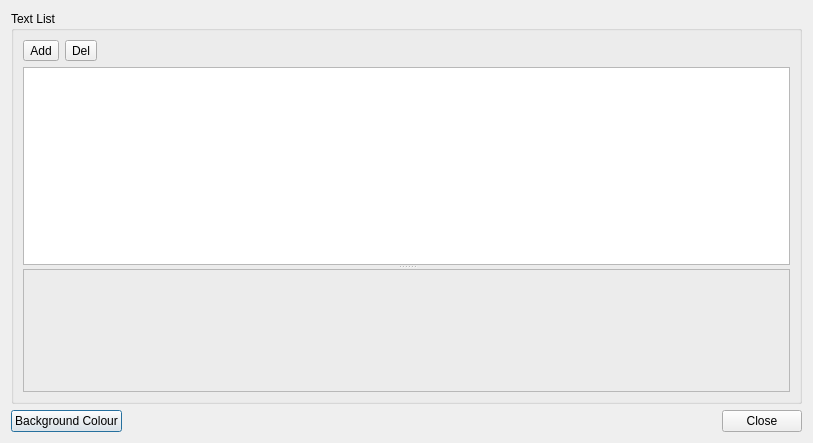
<?xml version="1.0" encoding="UTF-8"?>
<ui version="4.0">
 <class>stationImagePool</class>
 <widget class="QDialog" name="stationImagePool">
  <property name="geometry">
   <rect>
    <x>0</x>
    <y>0</y>
    <width>813</width>
    <height>443</height>
   </rect>
  </property>
  <property name="windowTitle">
   <string>Text</string>
  </property>
  <layout class="QVBoxLayout" name="verticalLayout_2" stretch="1,0">
   <item>
    <widget class="QGroupBox" name="groupBox">
     <property name="title">
      <string>Text List</string>
     </property>
     <layout class="QGridLayout" name="gridLayout">
      <item row="0" column="0">
       <layout class="QVBoxLayout" name="verticalLayout" stretch="0,1">
        <item>
         <layout class="QHBoxLayout" name="horizontalLayout">
          <item>
           <widget class="QToolButton" name="btnAddText">
            <property name="text">
             <string>Add</string>
            </property>
           </widget>
          </item>
          <item>
           <widget class="QToolButton" name="btnDelText">
            <property name="text">
             <string>Del</string>
            </property>
           </widget>
          </item>
          <item>
           <spacer name="horizontalSpacer">
            <property name="orientation">
             <enum>Qt::Horizontal</enum>
            </property>
            <property name="sizeHint" stdset="0">
             <size>
              <width>40</width>
              <height>20</height>
             </size>
            </property>
           </spacer>
          </item>
         </layout>
        </item>
        <item>
         <widget class="QSplitter" name="splitter">
          <property name="orientation">
           <enum>Qt::Vertical</enum>
          </property>
          <widget class="QTableView" name="m_tblStationImagePool">
           <property name="sizePolicy">
            <sizepolicy hsizetype="Preferred" vsizetype="Preferred">
             <horstretch>0</horstretch>
             <verstretch>0</verstretch>
            </sizepolicy>
           </property>
          </widget>
          <widget class="QFrame" name="frame">
           <property name="minimumSize">
            <size>
             <width>0</width>
             <height>120</height>
            </size>
           </property>
           <property name="frameShape">
            <enum>QFrame::StyledPanel</enum>
           </property>
           <property name="frameShadow">
            <enum>QFrame::Raised</enum>
           </property>
          </widget>
         </widget>
        </item>
       </layout>
      </item>
     </layout>
    </widget>
   </item>
   <item>
    <layout class="QHBoxLayout" name="horizontalLayout_2" stretch="0,0,0">
     <item>
      <widget class="QPushButton" name="btnColor">
       <property name="text">
        <string>Background Colour</string>
       </property>
      </widget>
     </item>
     <item>
      <spacer name="horizontalSpacer_2">
       <property name="orientation">
        <enum>Qt::Horizontal</enum>
       </property>
       <property name="sizeHint" stdset="0">
        <size>
         <width>37</width>
         <height>17</height>
        </size>
       </property>
      </spacer>
     </item>
     <item>
      <widget class="QPushButton" name="btnClose">
       <property name="text">
        <string>Close</string>
       </property>
      </widget>
     </item>
    </layout>
   </item>
  </layout>
 </widget>
 <resources/>
 <connections/>
</ui>
